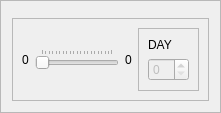
            <widget class="QFrame" name="frame_5">
             <property name="frameShape">
              <enum>QFrame::StyledPanel</enum>
             </property>
             <property name="frameShadow">
              <enum>QFrame::Raised</enum>
             </property>
             <layout class="QVBoxLayout" name="verticalLayout_5">
              <item>
               <widget class="MplWidget" name="customPlotWidget" native="true"/>
              </item>
              <item>
               <widget class="QFrame" name="frame_6">
                <property name="maximumSize">
                 <size>
                  <width>16777215</width>
                  <height>100</height>
                 </size>
                </property>
                <property name="frameShape">
                 <enum>QFrame::StyledPanel</enum>
                </property>
                <property name="frameShadow">
                 <enum>QFrame::Raised</enum>
                </property>
                <layout class="QHBoxLayout" name="horizontalLayout_3">
                 <item>
                  <widget class="QLabel" name="minDay">
                   <property name="text">
                    <string>0</string>
                   </property>
                  </widget>
                 </item>
                 <item>
                  <widget class="QSlider" name="horizontalSlider">
                   <property name="enabled">
                    <bool>false</bool>
                   </property>
                   <property name="orientation">
                    <enum>Qt::Horizontal</enum>
                   </property>
                   <property name="tickPosition">
                    <enum>QSlider::TicksAbove</enum>
                   </property>
                   <property name="tickInterval">
                    <number>5</number>
                   </property>
                  </widget>
                 </item>
                 <item>
                  <widget class="QLabel" name="maxDay">
                   <property name="text">
                    <string>0</string>
                   </property>
                  </widget>
                 </item>
                 <item>
                  <widget class="QFrame" name="frame_7">
                   <property name="minimumSize">
                    <size>
                     <width>60</width>
                     <height>0</height>
                    </size>
                   </property>
                   <property name="maximumSize">
                    <size>
                     <width>80</width>
                     <height>16777215</height>
                    </size>
                   </property>
                   <property name="frameShape">
                    <enum>QFrame::StyledPanel</enum>
                   </property>
                   <property name="frameShadow">
                    <enum>QFrame::Raised</enum>
                   </property>
                   <property name="lineWidth">
                    <number>0</number>
                   </property>
                   <layout class="QVBoxLayout" name="verticalLayout_6">
                    <item>
                     <widget class="QLabel" name="dayLabel">
                      <property name="text">
                       <string>DAY</string>
                      </property>
                     </widget>
                    </item>
                    <item>
                     <widget class="QSpinBox" name="dayPlotSpinBox">
                      <property name="enabled">
                       <bool>false</bool>
                      </property>
                     </widget>
                    </item>
                   </layout>
                  </widget>
                 </item>
                </layout>
               </widget>
              </item>
             </layout>
            </widget>
